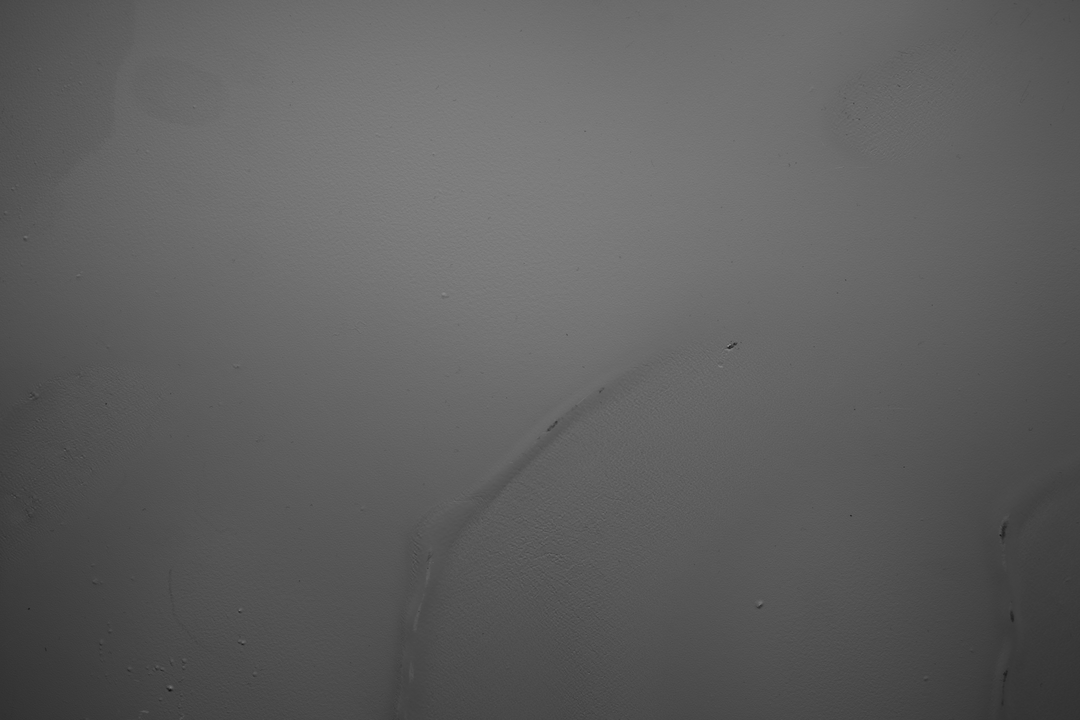
#> input picture data_resize/Image_20241220161705516.bmp, 1080 x 720 px
$ python create_larger.py --input ../data_resize/Image_20241220161705516.bmp
#> lines starting #> are read from the running program, lines starting #| are printed output that depends on the picture
import cv2
import numpy as np
import argparse
import os
from math import ceil

def create_large_image_from_tile(input_image_path, output_image_path, target_width=5472, target_height=3648):
    """
    读取一张图片，获取其分辨率，然后通过拼接方法创建一张指定大小的图像

    Args:
        input_image_path: 输入图像路径
        output_image_path: 输出图像路径
        target_width: 目标宽度 (默认 5472)
        target_height: 目标高度 (默认 3648)

    Returns:
        bool: 操作是否成功
    """
#> called with output_image_path = 'sample_generation_yuyan/meta1_larger.png', target_width = 5472, target_height = 3648
    # 读取输入图像
    tile = cv2.imread(input_image_path)
#> tile is the input picture: shape (720, 1080, 3); min 14, max 145, mean 94.6

    # 检查图像是否成功读取
    if tile is None:
        print(f"错误：无法读取图像 {input_image_path}")
        return False

    # 获取图像分辨率
    tile_height, tile_width, channels = tile.shape
#> tile_height = 720; tile_width = 1080; channels = 3
    print(f"输入图像分辨率: {tile_width} x {tile_height}")
#| 输入图像分辨率: 1080 x 720

    # 创建目标大小的空白图像
    large_image = np.zeros((target_height, target_width, channels), dtype=np.uint8)

    # 计算需要多少个瓦片来填充大图像
    tiles_x = ceil(target_width / tile_width)
#> tiles_x = 6
    tiles_y = ceil(target_height / tile_height)
#> tiles_y = 6

    print(f"需要拼接 {tiles_x} x {tiles_y} 个瓦片")
#| 需要拼接 6 x 6 个瓦片

    # 通过重复拼贴填充大图像
    for y in range(tiles_y):
        for x in range(tiles_x):
            # 计算当前瓦片应放置的位置
            pos_x = x * tile_width
            pos_y = y * tile_height

            # 计算实际可用的瓦片大小（处理边缘情况）
            actual_width = min(tile_width, target_width - pos_x)
            actual_height = min(tile_height, target_height - pos_y)

            # 只有当有足够空间时才放置瓦片
            if actual_width > 0 and actual_height > 0:
                large_image[pos_y:pos_y+actual_height, pos_x:pos_x+actual_width] = tile[:actual_height, :actual_width]
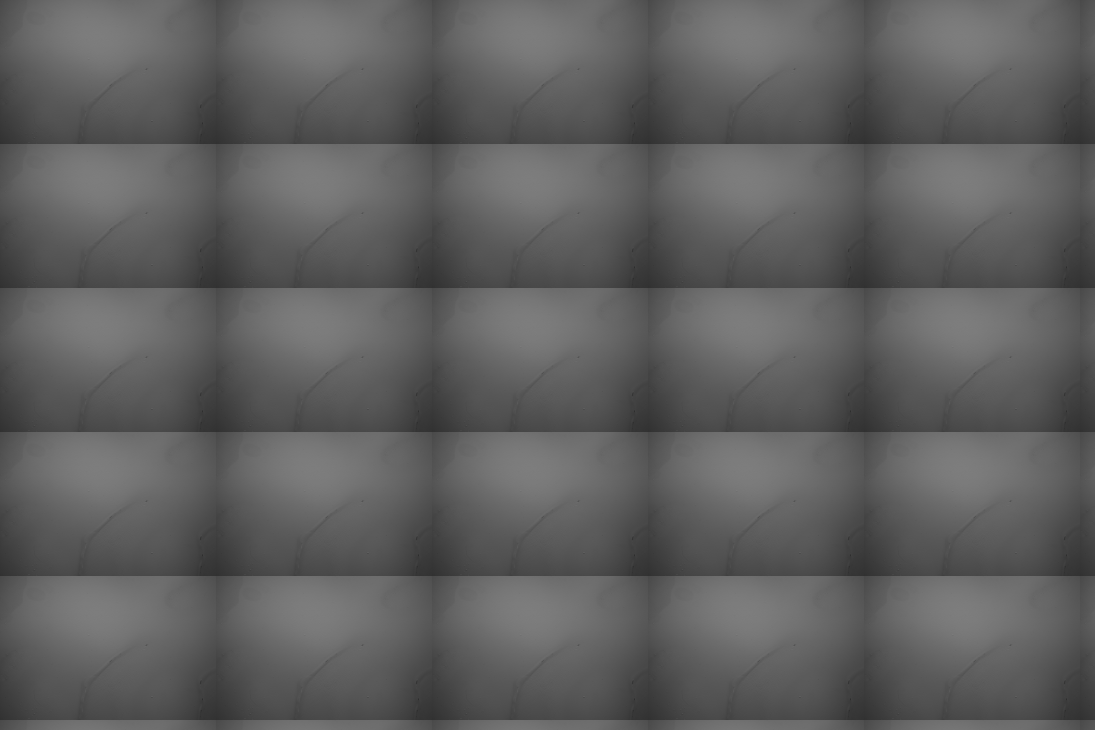
#> large_image: shape (3648, 5472, 3) (shown at 1/5 size); min 14, max 145, mean 94.4

    # 保存结果
    cv2.imwrite(output_image_path, large_image)
    print(f"已创建大图像: {output_image_path}")
    print(f"输出图像分辨率: {target_width} x {target_height}")

    return True

def main():
    parser = argparse.ArgumentParser(description='将一张图像拼接成更大的图像')
    parser.add_argument('--input', type=str, default="sample_generation_yuyan/meta1.png", help='输入图像文件路径')
    parser.add_argument('--output', type=str, default="sample_generation_yuyan/meta1_larger.png", help='输出图像文件路径')
    parser.add_argument('--width', type=int, default=5472, help='目标宽度')
    parser.add_argument('--height', type=int, default=3648, help='目标高度')

    args = parser.parse_args()

    # 确保输出目录存在
    output_dir = os.path.dirname(args.output)
    if output_dir and not os.path.exists(output_dir):
        os.makedirs(output_dir)

    create_large_image_from_tile(args.input, args.output, args.width, args.height)

if __name__ == "__main__":
    main()

$ run again, on data_resize/Image_20250102164444231.bmp
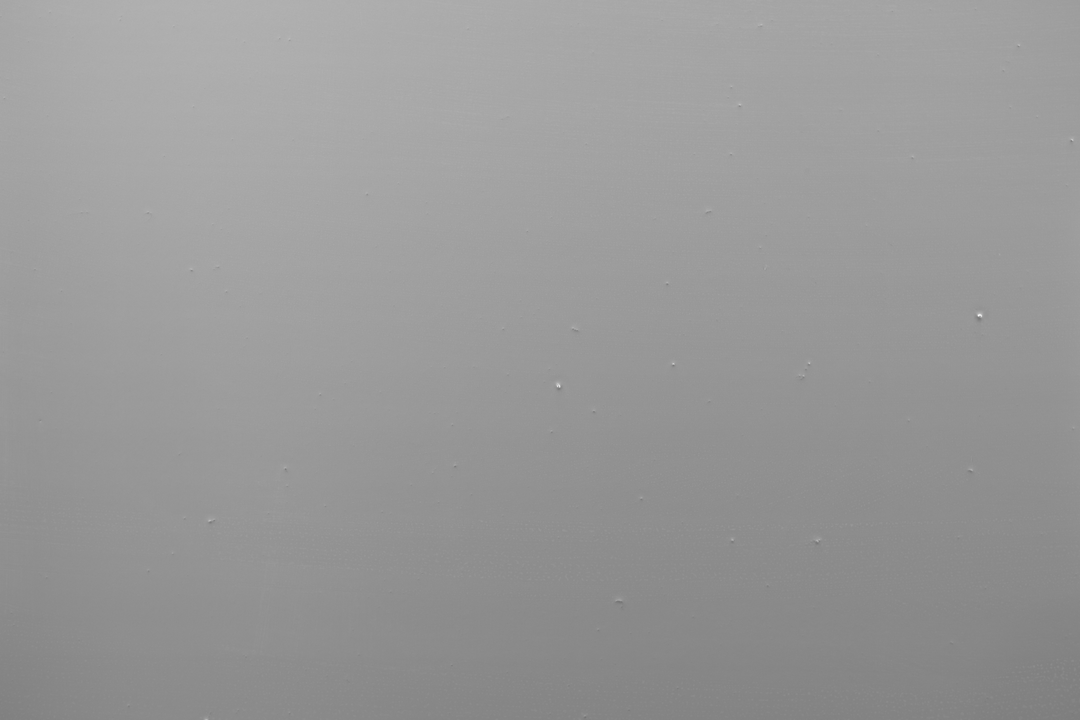
#> input picture data_resize/Image_20250102164444231.bmp, 1080 x 720 px
#> in create_large_image_from_tile, tile is the input picture: shape (720, 1080, 3); min 115, max 255, mean 152.5
#| 输入图像分辨率: 1080 x 720
#| 需要拼接 6 x 6 个瓦片
#> after the loop in create_large_image_from_tile, `for y in range(tiles_y):`:
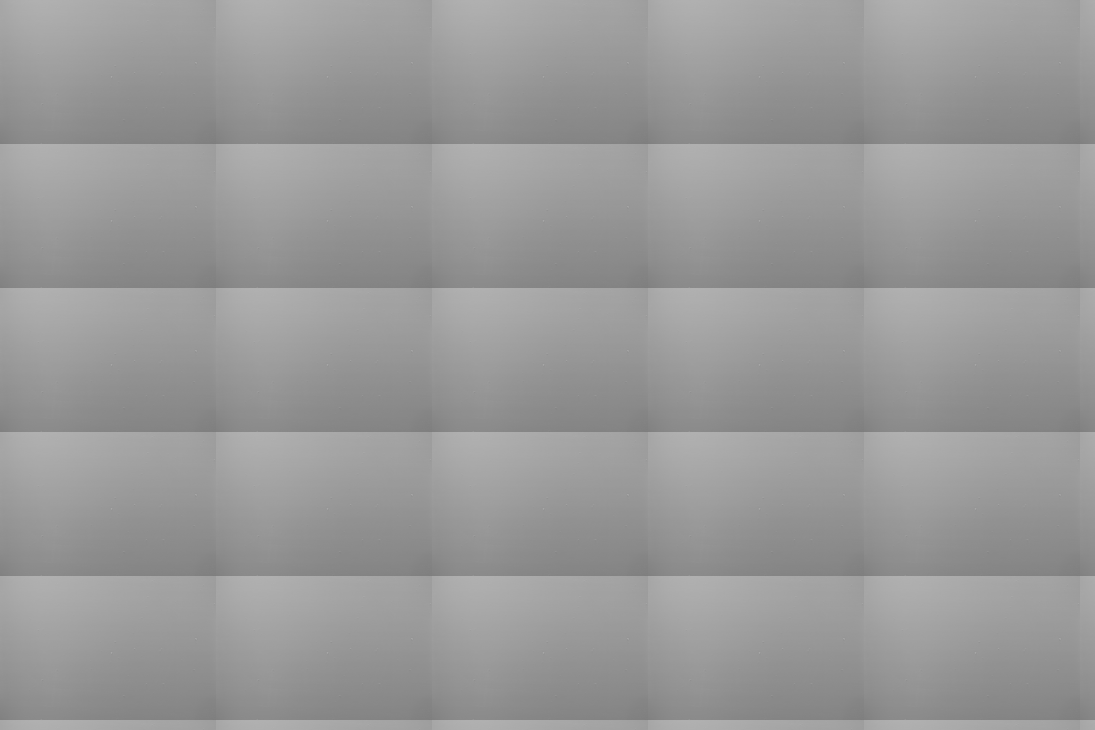
#> large_image: shape (3648, 5472, 3) (shown at 1/5 size); min 115, max 255, mean 152.7

$ run again, on data_resize/Image_20250102195211960.bmp
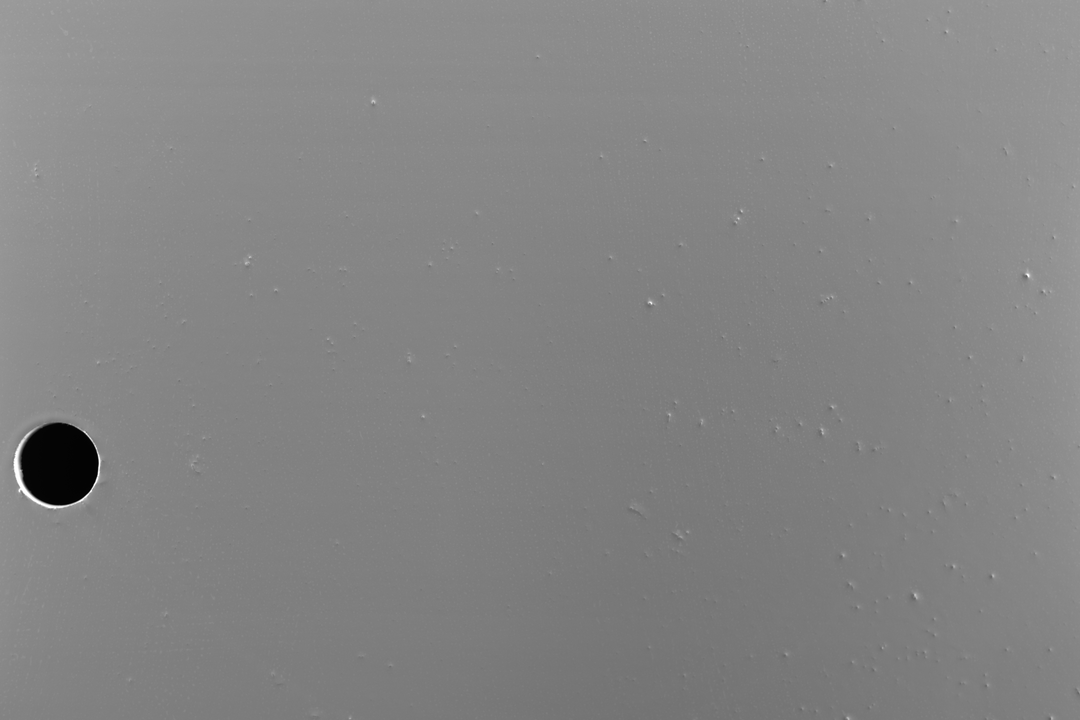
#> input picture data_resize/Image_20250102195211960.bmp, 1080 x 720 px
#> in create_large_image_from_tile, tile is the input picture: shape (720, 1080, 3); min 0, max 255, mean 132.1
#| 输入图像分辨率: 1080 x 720
#| 需要拼接 6 x 6 个瓦片
#> after the loop in create_large_image_from_tile, `for y in range(tiles_y):`:
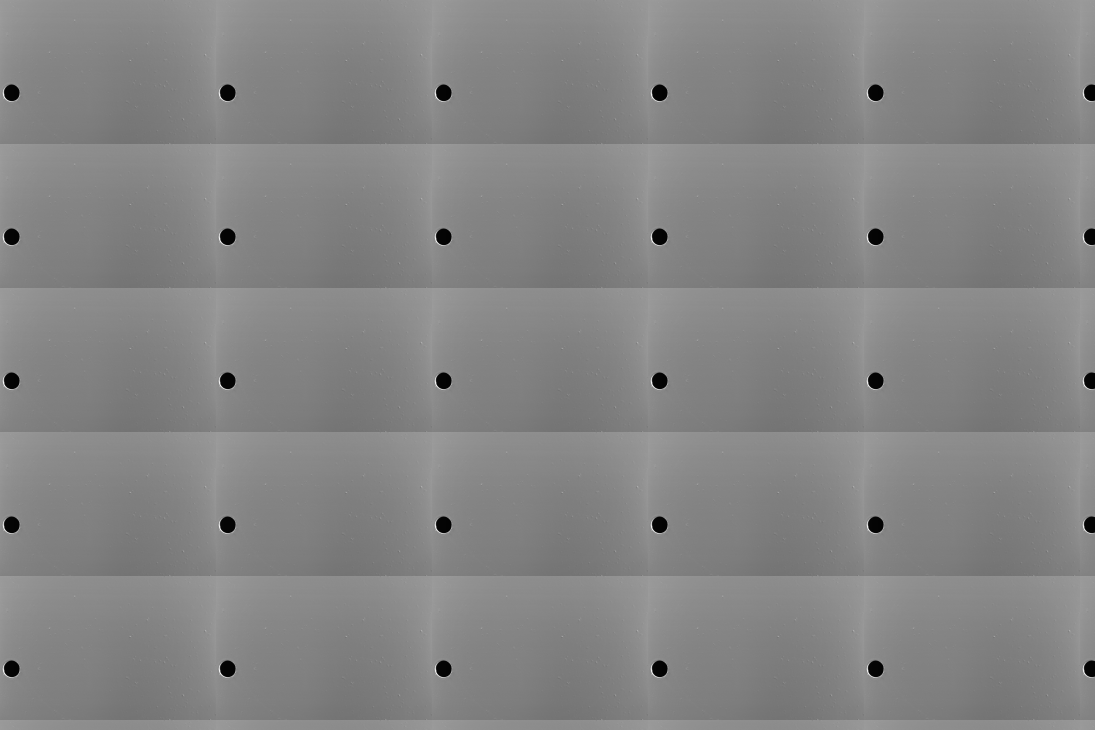
#> large_image: shape (3648, 5472, 3) (shown at 1/5 size); min 0, max 255, mean 132.3
